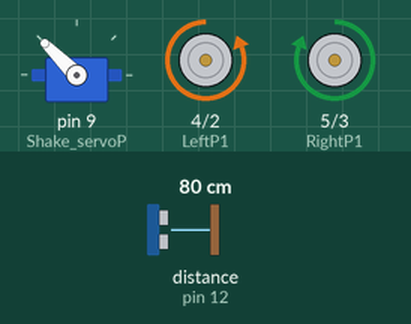
Simulated run of this sketch. Board: Arduino Uno, built with avr-gcc and run on an emulated ATmega328P. On the bench: servo, motor-driver pin pairs drawn as motors (green arrow = first pin HIGH = forward, orange = second pin HIGH = backward, longer = more drive). Wiring (inferred from the names in the program): ultrasonic range finder: trigger pin 13; echo pin 12. The test bench sets the inputs (shaded band); at power-on: distance to the obstacle (sensor on pin 12) 80 cm. The echo pulse lasts 58.3 µs per cm; what the sketch prints to the serial monitor is not drawn.

Above: at 0.96 s.
1.3 s: distance to the obstacle (sensor on pin 12) set to 2 cm
At 1.77 s:
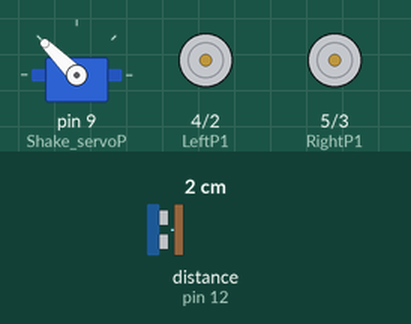
4.3 s: distance to the obstacle (sensor on pin 12) set to 35 cm
At 5.01 s:
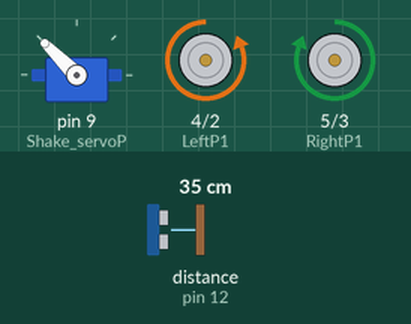
7.3 s: distance to the obstacle (sensor on pin 12) set to 4 cm
At 8.26 s:
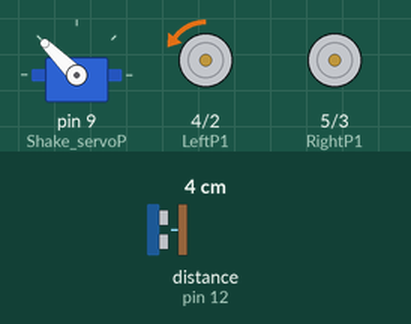
10.3 s: distance to the obstacle (sensor on pin 12) set to 60 cm
At 11.5 s:
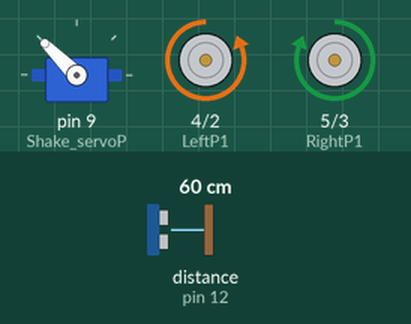
13.3 s: distance to the obstacle (sensor on pin 12) set to 9 cm
At 13.93 s:
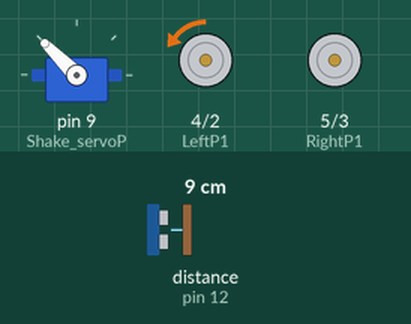
16.3 s: distance to the obstacle (sensor on pin 12) set to 120 cm
At 17.18 s:
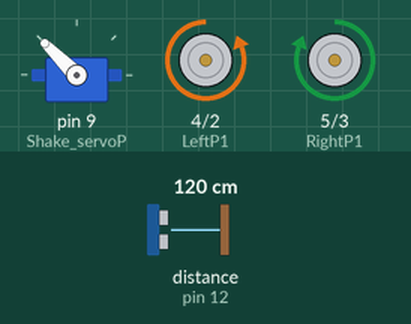
Timing chart, 0 to 20.3 s (numbered marks = the images above; inputs shaded):
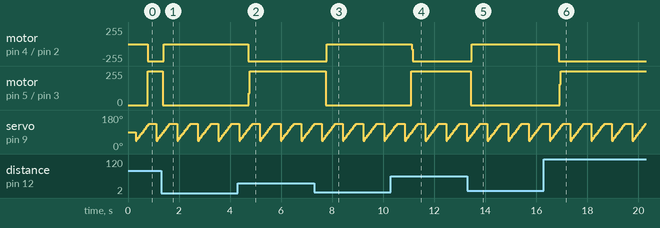

Measured:
- after the input at 1.3 s, motor on pin 4 (LeftP1) / pin 2 (LeftP2): backward 255/255 → backward 5/255 after 0.11 s, → stopped 0.20 s later; motor on pin 5 (RightP1) / pin 3 (RightP2): forward 255/255 → stopped after 0.07 s
- after the input at 4.3 s, motor on pin 4 (LeftP1) / pin 2 (LeftP2): stopped → backward 255/255 after 0.42 s; motor on pin 5 (RightP1) / pin 3 (RightP2): stopped → forward 255/255 after 0.43 s
- after the input at 7.3 s, motor on pin 4 (LeftP1) / pin 2 (LeftP2): backward 255/255 → backward 5/255 after 0.50 s; motor on pin 5 (RightP1) / pin 3 (RightP2): forward 255/255 → stopped after 0.46 s
- after the input at 10.3 s, motor on pin 4 (LeftP1) / pin 2 (LeftP2): backward 5/255 → backward 255/255 after 0.82 s; motor on pin 5 (RightP1) / pin 3 (RightP2): stopped → forward 255/255 after 0.80 s
- after the input at 13.3 s, motor on pin 4 (LeftP1) / pin 2 (LeftP2): backward 255/255 → backward 5/255 after 0.17 s; motor on pin 5 (RightP1) / pin 3 (RightP2): forward 255/255 → stopped after 0.13 s
- after the input at 16.3 s, motor on pin 4 (LeftP1) / pin 2 (LeftP2): backward 5/255 → stopped after 0.33 s, → backward 255/255 0.26 s later; motor on pin 5 (RightP1) / pin 3 (RightP2): stopped → forward 255/255 after 0.61 s
- by itself, servo on pin 9 (Shake_servoP): repeats every 0.81 s: 54° 0.05 s, 63° 0.05 s, 72° 0.05 s, 81° 0.05 s, 90° 0.05 s, 99° 0.05 s, 108° 0.05 s, 117° 0.05 s, 126° 0.05 s, 135° 0.30 s, 45° 0.05 s

The sketch:

waverun_test5.ino
```cpp
#include "Servo.h"
const int Wall_Echo = 12; // Echo Pin
const int Wall_Trig = 13; // Trigger Pin
const int Shake_servoP = 9; //首振りservo Pin
const int LeftP1   = 4;//RIN
const int RightP1  = 5;//FIN
const int LeftP2   = 2;//RIN
const int RightP2  = 3;//FIN
const int point = 30; //距離の基準
double speed_of_sound = 331.5 + 0.6 * 25;
Servo myservo;
double Duration = 0; //受信した間隔
double Distance[11]; //距離 50°から130までの距離を10°ずつに9個の値を格納
unsigned long lastTime=0;
unsigned long lastMoveTime = 0;

int pos[11]={45,54,63,72,81,90,99,108,117,126,135};  //サーボの角度　45°から135°までの11個値を格納

int Count = 0;  //角度のカウント関数
int N=0;   //90°の時の値
int R=0;   //63°の時の値
int R1=0;  //81°の時の値
int R2=0;  //72°の時の値
int L=0;   //117°の時の値
int L1=0;  //99°の時の値
int L2=0;  //108°の時の値

int q=0;   //状態関数　q=0->静止　q=1->直進 q=5->左回転　q=2->右回転
unsigned long previousMillis = 0;  // 最後にアクションが実行された時間
const long interval = 1000;

void setup() {
  Serial.begin( 9600 );
  myservo.attach(Shake_servoP);
  pinMode(LeftP1, OUTPUT);
  pinMode(RightP1, OUTPUT);
  pinMode(LeftP2, OUTPUT);
  pinMode(RightP2, OUTPUT);
  pinMode( Wall_Echo, INPUT );
  pinMode( Wall_Trig, OUTPUT );
  move(0);
}
void loop() {
  switch(Count){
    case 0 :
      if ((millis() - lastTime) > 300) {
        disrance_check();
      }
      break;

    default :
      if ((millis() - lastTime) > 50) {
        disrance_check();
      }
      break;
  }

  switch(q){
    case 0 :
      if(point<N && point<R1 && point<L1){
        move(1);
        q=1;  //状態
        lastMoveTime = millis(); // 動作した時間を記録
      }
      else if(N>0 && N<point && R>L){
        q=2;
      }
      else if(N>0 && N<point && L>=R){
        q=5;
      }
      else if(L1>0 && L1<point && R1>L1){
        q=2;
      }
      else if(R1>0 && R1<point && R1<L1){
        q=5;
      }
      else if(N==0 || R==0 || L==0 || R1==0 || L1==0){
        q=1;
      }
      else{
        move(-1);
        if (millis() - lastMoveTime >= 500) {
          move(0);
        }
      }
      break;

    case 1 :
      if(point<N && point<R1 && point<L1&& point<R && point<L){
        move(1);
        if (millis() - lastMoveTime >= 300) {
          lastMoveTime = millis();
        }
      }
      else if(point>=N || point>=R1 || point>=L1){
        move(0);
         q=0;
        if (millis() - lastMoveTime >= 500) {

          lastMoveTime = millis();
        }
      }
      break;

    case 2 :     //右回転
      move(2);
      if (millis() - lastMoveTime >= 200) {
        move(0);
        q=0;
      }
      break;

    case 5 :   //左回転
      move(-2);
      if (millis() - lastMoveTime >= 200) {
        move(0);
        q=0;
      }
      break;

    default :
      move(-1);
      if (millis() - lastMoveTime >= 1000) {
        move(0);
        q=0;
      }
      break;
  }
}

void move(int num_move){//停止0、前進 1、後退-1、右回転2、左回転-2
  if (num_move ==0){
    digitalWrite(RightP1, LOW);
    digitalWrite(LeftP1, LOW);
    digitalWrite(RightP2, LOW);
    digitalWrite(LeftP2, LOW);

  } else if(num_move ==-2){
    digitalWrite(RightP1, LOW);
    digitalWrite(LeftP1, HIGH);
    digitalWrite(RightP2, LOW);
    digitalWrite(LeftP2, HIGH);

  }else if(num_move ==2){
    digitalWrite(RightP1, HIGH);
    digitalWrite(LeftP1, LOW);
    digitalWrite(RightP2, HIGH);
    digitalWrite(LeftP2, LOW);

  }else if(num_move ==1){
    digitalWrite(RightP1, HIGH);
    digitalWrite(LeftP1, LOW);
    digitalWrite(RightP2, LOW);
    digitalWrite(LeftP2, HIGH);

  }else if(num_move ==-1){
    digitalWrite(RightP1, LOW);
    digitalWrite(LeftP1, HIGH);
    digitalWrite(RightP2, HIGH);
    digitalWrite(LeftP2, LOW);

  }
}
void disrance_check(){
  lastTime = millis();
  myservo.write(pos[Count]);     //サーボを回転
  digitalWrite(Wall_Trig, LOW);
  delayMicroseconds(2);
  digitalWrite(Wall_Trig, HIGH ); //超音波を出力
  delayMicroseconds( 10 ); //
  digitalWrite(Wall_Trig, LOW );
  Duration = pulseIn(Wall_Echo, HIGH ); //センサからの入力
  if (Duration > 0) {
  Duration = Duration/2; //往復距離を半分にする
  Distance[Count] = Duration*speed_of_sound*100/1000000; // 音速を340m/sに設定
  //評価する5つの値をそれぞれ格納
  N=Distance[5];//90
  R=Distance[1];//54
  L=Distance[9];//126
  R1=Distance[3];//72
  L1=Distance[7];//108
  R2=Distance[4];//81
  L2=Distance[6];//99
  Count=(Count+1)%11;
  Serial.print(millis());
  }
}
```
